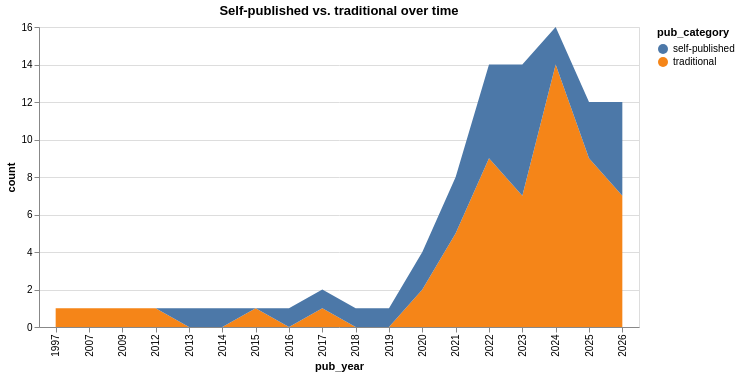

Notebook code cell kept with this figure:
### Code cell
by_year_category = df.groupby(["pub_year", "pub_category"]).size().reset_index(name="count")

# re-doing chart to shade 2026 as a partial year
by_year_category["is_partial"] = by_year_category["pub_year"] == 2026

base = alt.Chart(by_year_category).mark_area().encode(
    x="pub_year:O",
    y="count:Q",
    color="pub_category:N",
    opacity=alt.condition("datum.is_partial", alt.value(0.4), alt.value(1.0))
).properties(title="Self-published vs. traditional over time", width=600)

base

### Figure 1 — Vega-Lite specification as saved in the notebook (floating-point values rounded to 4 significant figures)
{"config": {"view": {"continuousWidth": 300, "continuousHeight": 300}}, "data": {"name": "data-85927607e709f2f6d382d865f212c1cf"}, "mark": {"type": "area"}, "encoding": {"color": {"field": "pub_category", "type": "nominal"}, "opacity": {"condition": {"test": "datum.is_partial", "value": 0.4}, "value": 1.0}, "x": {"field": "pub_year", "type": "ordinal"}, "y": {"field": "count", "type": "quantitative"}}, "title": "Self-published vs. traditional over time", "width": 600, "$schema": "https://vega.github.io/schema/vega-lite/v6.4.1.json", "datasets": {"data-85927607e709f2f6d382d865f212c1cf": [{"pub_year": 1997.0, "pub_category": "traditional", "count": 1, "is_partial": false}, {"pub_year": 2007.0, "pub_category": "traditional", "count": 1, "is_partial": false}, {"pub_year": 2009.0, "pub_category": "traditional", "count": 1, "is_partial": false}, {"pub_year": 2012.0, "pub_category": "traditional", "count": 1, "is_partial": false}, {"pub_year": 2013.0, "pub_category": "self-published", "count": 1, "is_partial": false}, {"pub_year": 2014.0, "pub_category": "self-published", "count": 1, "is_partial": false}, {"pub_year": 2015.0, "pub_category": "traditional", "count": 1, "is_partial": false}, {"pub_year": 2016.0, "pub_category": "self-published", "count": 1, "is_partial": false}, {"pub_year": 2017.0, "pub_category": "self-published", "count": 1, "is_partial": false}, {"pub_year": 2017.0, "pub_category": "traditional", "count": 1, "is_partial": false}, {"pub_year": 2018.0, "pub_category": "self-published", "count": 1, "is_partial": false}, {"pub_year": 2019.0, "pub_category": "self-published", "count": 1, "is_partial": false}, {"pub_year": 2020.0, "pub_category": "self-published", "count": 2, "is_partial": false}, {"pub_year": 2020.0, "pub_category": "traditional", "count": 2, "is_partial": false}, {"pub_year": 2021.0, "pub_category": "self-published", "count": 3, "is_partial": false}, {"pub_year": 2021.0, "pub_category": "traditional", "count": 5, "is_partial": false}, {"pub_year": 2022.0, "pub_category": "self-published", "count": 5, "is_partial": false}, {"pub_year": 2022.0, "pub_category": "traditional", "count": 9, "is_partial": false}, {"pub_year": 2023.0, "pub_category": "self-published", "count": 7, "is_partial": false}, {"pub_year": 2023.0, "pub_category": "traditional", "count": 7, "is_partial": false}, {"pub_year": 2024.0, "pub_category": "self-published", "count": 2, "is_partial": false}, {"pub_year": 2024.0, "pub_category": "traditional", "count": 14, "is_partial": false}, {"pub_year": 2025.0, "pub_category": "self-published", "count": 3, "is_partial": false}, {"pub_year": 2025.0, "pub_category": "traditional", "count": 9, "is_partial": false}, {"pub_year": 2026.0, "pub_category": "self-published", "count": 5, "is_partial": true}, {"pub_year": 2026.0, "pub_category": "traditional", "count": 7, "is_partial": true}]}}
